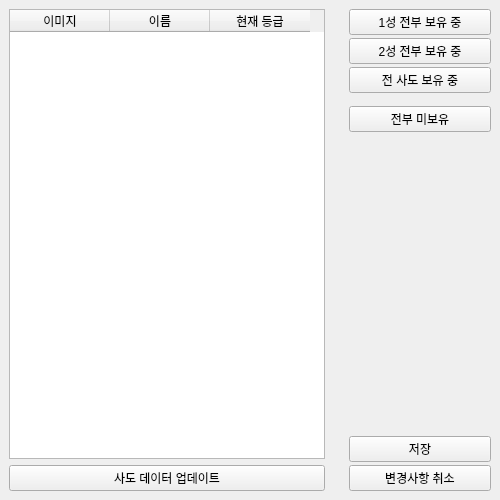
<?xml version="1.0" encoding="UTF-8"?>
<ui version="4.0">
 <class>page_hero</class>
 <widget class="QWidget" name="page_hero">
  <property name="geometry">
   <rect>
    <x>0</x>
    <y>0</y>
    <width>500</width>
    <height>500</height>
   </rect>
  </property>
  <property name="windowTitle">
   <string>Form</string>
  </property>
  <layout class="QHBoxLayout" name="horizontalLayout">
   <property name="spacing">
    <number>6</number>
   </property>
   <property name="leftMargin">
    <number>0</number>
   </property>
   <property name="topMargin">
    <number>0</number>
   </property>
   <property name="rightMargin">
    <number>0</number>
   </property>
   <property name="bottomMargin">
    <number>0</number>
   </property>
   <item>
    <widget class="QWidget" name="hero_table_container" native="true">
     <property name="minimumSize">
      <size>
       <width>300</width>
       <height>0</height>
      </size>
     </property>
     <layout class="QGridLayout" name="gridLayout">
      <item row="0" column="0">
       <layout class="QVBoxLayout" name="verticalLayout_2">
        <item>
         <widget class="QTableWidget" name="hero_table">
          <property name="sizePolicy">
           <sizepolicy hsizetype="Preferred" vsizetype="Expanding">
            <horstretch>0</horstretch>
            <verstretch>0</verstretch>
           </sizepolicy>
          </property>
          <property name="verticalScrollBarPolicy">
           <enum>Qt::ScrollBarAsNeeded</enum>
          </property>
          <property name="horizontalScrollBarPolicy">
           <enum>Qt::ScrollBarAlwaysOff</enum>
          </property>
          <property name="sizeAdjustPolicy">
           <enum>QAbstractScrollArea::AdjustToContents</enum>
          </property>
          <property name="selectionMode">
           <enum>QAbstractItemView::NoSelection</enum>
          </property>
          <attribute name="verticalHeaderDefaultSectionSize">
           <number>100</number>
          </attribute>
          <column>
           <property name="text">
            <string>이미지</string>
           </property>
          </column>
          <column>
           <property name="text">
            <string>이름</string>
           </property>
          </column>
          <column>
           <property name="text">
            <string>현재 등급</string>
           </property>
          </column>
         </widget>
        </item>
        <item>
         <widget class="QPushButton" name="update_btn">
          <property name="text">
           <string>사도 데이터 업데이트</string>
          </property>
         </widget>
        </item>
       </layout>
      </item>
     </layout>
    </widget>
   </item>
   <item>
    <widget class="QWidget" name="button_area" native="true">
     <property name="sizePolicy">
      <sizepolicy hsizetype="Expanding" vsizetype="Preferred">
       <horstretch>0</horstretch>
       <verstretch>0</verstretch>
      </sizepolicy>
     </property>
     <layout class="QVBoxLayout" name="verticalLayout_4">
      <item>
       <layout class="QVBoxLayout" name="verticalLayout">
        <property name="spacing">
         <number>3</number>
        </property>
        <property name="sizeConstraint">
         <enum>QLayout::SetFixedSize</enum>
        </property>
        <item>
         <widget class="QPushButton" name="star_1_btn">
          <property name="text">
           <string>1성 전부 보유 중</string>
          </property>
         </widget>
        </item>
        <item>
         <widget class="QPushButton" name="star_2_btn">
          <property name="text">
           <string>2성 전부 보유 중</string>
          </property>
         </widget>
        </item>
        <item>
         <widget class="QPushButton" name="all_check_btn">
          <property name="text">
           <string>전 사도 보유 중</string>
          </property>
         </widget>
        </item>
        <item>
         <spacer name="verticalSpacer_2">
          <property name="orientation">
           <enum>Qt::Vertical</enum>
          </property>
          <property name="sizeType">
           <enum>QSizePolicy::Fixed</enum>
          </property>
          <property name="sizeHint" stdset="0">
           <size>
            <width>20</width>
            <height>10</height>
           </size>
          </property>
         </spacer>
        </item>
        <item>
         <widget class="QPushButton" name="all_uncheck_btn">
          <property name="text">
           <string>전부 미보유</string>
          </property>
         </widget>
        </item>
       </layout>
      </item>
      <item>
       <spacer name="verticalSpacer">
        <property name="orientation">
         <enum>Qt::Vertical</enum>
        </property>
        <property name="sizeHint" stdset="0">
         <size>
          <width>20</width>
          <height>339</height>
         </size>
        </property>
       </spacer>
      </item>
      <item>
       <layout class="QVBoxLayout" name="verticalLayout_3">
        <property name="spacing">
         <number>3</number>
        </property>
        <item>
         <widget class="QPushButton" name="save_btn">
          <property name="text">
           <string>저장</string>
          </property>
         </widget>
        </item>
        <item>
         <widget class="QPushButton" name="undo_btn">
          <property name="text">
           <string>변경사항 취소</string>
          </property>
         </widget>
        </item>
       </layout>
      </item>
     </layout>
    </widget>
   </item>
  </layout>
 </widget>
 <resources/>
 <connections/>
</ui>
